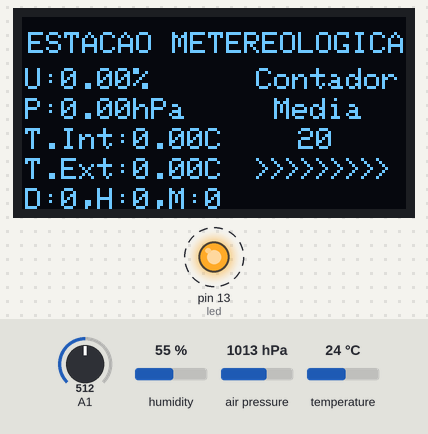
The program below on a simulated Arduino Nano, built with avr-gcc and run on an emulated ATmega328P. On the bench: 128×64 one-colour display, output pins drawn as LEDs (lit = HIGH). Dashed ring = blinking. Inputs (shaded band) come from the test bench; at power-on: humidity 55 %, A1 = 512, air pressure 1013 hPa, temperature 24 °C.

Above: at 0.93 s.
1.3 s: humidity set to 22 %
At 2.74 s:
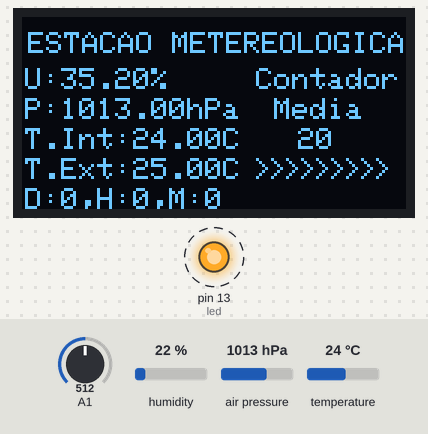
4.3 s: A1 set to 306
At 5.46 s:
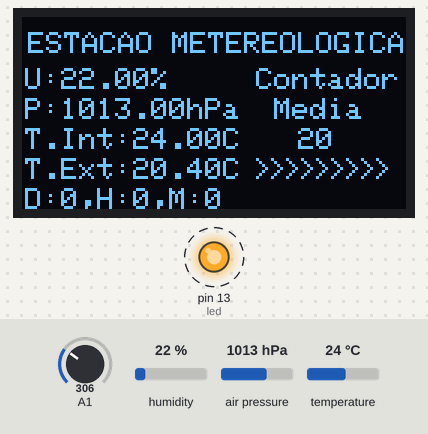
7.3 s: air pressure set to 952 hPa
At 9.07 s:
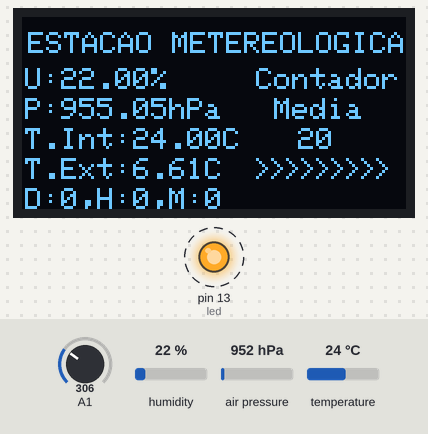
9.7 s: A1 set to 50
At 10.87 s:
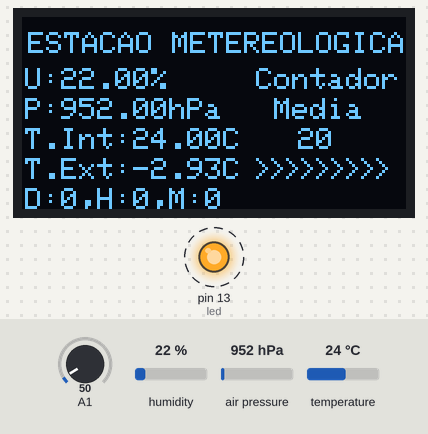
12.7 s: temperature set to 12 °C
At 14.48 s:
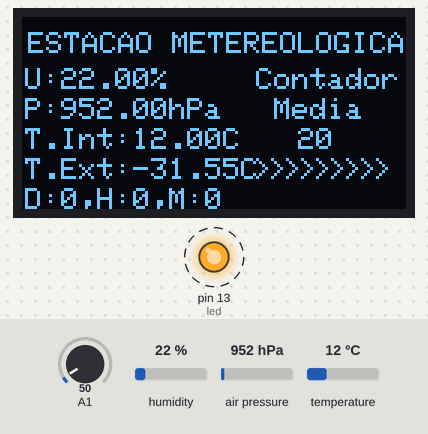
Timing chart, 0 to 19.1 s (numbered marks = the images above; inputs shaded):
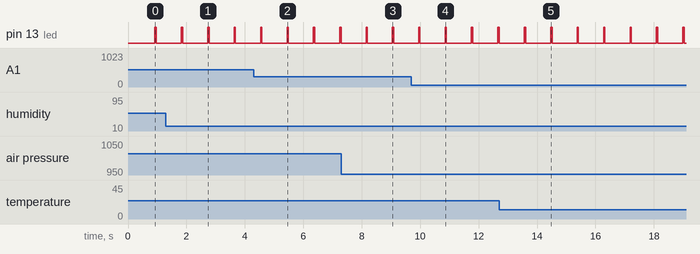

The program:

main.cpp
```cpp
#include <Arduino.h>
#include <Adafruit_Sensor.h>
#include <Adafruit_BME280.h>
#include <SPI.h>
#include <Wire.h>
#include <Adafruit_GFX.h>
#include <Adafruit_SSD1306.h>
#include <math.h>
#include "myClassAndFunctions.h"

Adafruit_BME280 bme;
DadosTemporarios t;
FiltraNaN filtroNaN;
DadosSensores media;
OperadorMedia operacaoMedia;
DadosSensores *pMedia = &media;
OperadorMedia *pOperacaoMedia = &operacaoMedia;

void visor(DadosSensores *dadosMedia, Temporizador *dadosTempo, OperadorMedia *contador);

double getTemp(int sensor);

void servidorDados(int bytesRecebidos, DadosSensores *dadosMedia);

const int led = 13;
const int sensorK10 = 1;
int bytesRecebidos;

void setup() {
  pinMode(led, OUTPUT);
  pinMode(sensorK10, INPUT);
  Serial.begin(9600);
  display.begin(SSD1306_SWITCHCAPVCC, 0x3c);
  bme.begin(0x76);
  display.clearDisplay();
}

void hardWorker() {
  static unsigned long tempoCorrente = millis();
  static DadosSensores soma;
  static Temporizador tempo;
  Temporizador *pTempo = &tempo;
  tempo.minuto = millis() / tempo._60MIL_MILISEGUNDOS;
  tempo.hora = tempo.minuto / tempo._60_MINUTOS;
  tempo.dia = tempo.hora / tempo._24_HORAS;

  if ((millis() - tempoCorrente) < 1000) {
    visor(pMedia, pTempo, pOperacaoMedia);
  }
  if ((millis() - tempoCorrente) > 1000) {
    tempoCorrente = millis();
  }

  if (operacaoMedia.contador < operacaoMedia.divisor) {
    soma.umidade += filtroNaN.umi_NaN(bme.readHumidity(), t.pt_U);
    soma.pressao += filtroNaN.press_NaN((bme.readPressure() / 100.0F), t.pt_P);
    soma.tempInterna += filtroNaN.temp_NaN(bme.readTemperature(), t.pt_T);
    soma.tempExterna += filtroNaN.t10k_NaN(getTemp(sensorK10), t.pt_10);
    operacaoMedia.contador++;
    digitalWrite(led, 0);
  }
  else {
    media.umidade = operacaoMedia.calcularMedia(soma.umidade);
    media.pressao = operacaoMedia.calcularMedia(soma.pressao);
    media.tempInterna = operacaoMedia.calcularMedia(soma.tempInterna);
    media.tempExterna = operacaoMedia.calcularMedia(soma.tempExterna);
    operacaoMedia.contador = 0;
    soma.umidade = soma.pressao = soma.tempInterna = soma.tempExterna = 0;
    digitalWrite(led, 1);
  }
}

void loop() {
  hardWorker();
  servidorDados(bytesRecebidos, pMedia);
}
```

myClassAndFunctions.h
```cpp
#ifndef BIBLIOTECA_PADRAO_ESTACAO
#define BIBLIOTECA_PADRAO_ESTACAO

#include <Arduino.h>
#include <math.h>
#include <Adafruit_SSD1306.h>
#include <SPI.h>
#include <Wire.h>
#include <Adafruit_GFX.h>

#define SCREEN_WIDTH 128 // Oled display width(largura), in pixels
#define SCREEN_HEIGHT 64 // Oled display height(altura), in pixels
#define Oled_RESET     -1 // Reset pin # (or -1 if sharing Arduino reset pin)

Adafruit_SSD1306 display(SCREEN_WIDTH, SCREEN_HEIGHT, &Wire, Oled_RESET);

class OperadorMedia;
class Temporizador;
class DadosSensores;
class DadosTemporarios;
class FiltraNaN;

class OperadorMedia{
  public:
  int contador = 0;
  const double divisor = 20;
  double mediaCalculada;

  double calcularMedia(double soma){
    mediaCalculada = soma / divisor;
    return mediaCalculada;
  }
};

class Temporizador{
  public:
  const unsigned long _60MIL_MILISEGUNDOS = 60000;
  const unsigned long _60_MINUTOS = 60;
  const unsigned long _24_HORAS = 24;
  unsigned long dia = 0;
  unsigned long hora = 0;
  unsigned long minuto = 0;
};

class DadosSensores{
  public:
  double umidade;
  double pressao;
  double tempInterna;
  double tempExterna;
};

class DadosTemporarios{
  private:
  double t_Umi;
  double t_Temp;
  double t_Press;
  double t_10k;

  public:
  double *pt_U = &t_Umi;
  double *pt_T = &t_Temp;
  double *pt_P = &t_Temp;
  double *pt_10 = &t_10k;

};

class FiltraNaN{
  private:
  double _Umidade;
  double _TempInterna;
  double _Press;
  double _TempExterna;
  int contador;
  int numeroDeVoltas = 1000;

  public:
  double umi_NaN (double umidade, double *pUmidade) {
    _Umidade = umidade;
    if (!isnan(_Umidade)) {
      *pUmidade = _Umidade;
    }
    contador = 0;
    while (isnan(_Umidade) && contador < numeroDeVoltas){
      _Umidade = umidade;
      contador ++;
    }
    return (contador == numeroDeVoltas) ? *pUmidade : _Umidade;
  }

  double temp_NaN (double tempInterna, double *pTempInterna) {
    _TempInterna = tempInterna;
    if (!isnan(_TempInterna)) {
      *pTempInterna = _TempInterna;
    }
    contador = 0;
    while (isnan(_TempInterna) && contador < numeroDeVoltas) {
      _TempInterna = tempInterna;
      contador++;
    }
    return (contador == numeroDeVoltas) ? *pTempInterna : _TempInterna;
  }
  double press_NaN (double press, double *pPressao) {
    _Press = press;
    if (!isnan(_Press)) {
      *pPressao = _Press;
    }
    contador = 0;
    while (isnan(_Press) && contador < numeroDeVoltas) {
      _Press = press;
      contador++;
    }
    return (contador == numeroDeVoltas) ? *pPressao : _Press;
  }

  double t10k_NaN(double tempExterna, double *pTempExterna) {
    _TempExterna = tempExterna;
    if (!isnan(_TempExterna)) {
      *pTempExterna = _TempExterna;
    }
    contador = 0;
    while (isnan(_TempExterna) && contador < numeroDeVoltas) {
      _TempExterna = tempExterna;
      contador++;
    }
    return (contador == numeroDeVoltas) ? *pTempExterna : _TempExterna;
  }
};

double getTemp(int sensor);

void servidorDados(int bytesRecebidos, DadosSensores *dadosMedia);

void visor(DadosSensores *dadosMedia, Temporizador *dadosTempo, OperadorMedia *contador);

double getTemp(int sensor) {

  int RawADC = analogRead(sensor);
  long Resistance;
  double Temp;
  Resistance=((10240000/RawADC) - 10000);
  Temp = log(Resistance);
  Temp = 1 / (0.001129148 + (0.000234125 * Temp) + (0.0000000876741 * Temp * Temp * Temp));
  Temp = Temp - 273.15;  // Convert Kelvin to Celsius
  return Temp;
}

void servidorDados(int bytesRecebidos, DadosSensores *dadosMedia) {
  if (Serial.available()){
    bytesRecebidos = Serial.read();

    if (bytesRecebidos == 'u'){
      Serial.print("u ");
      Serial.println(dadosMedia->umidade, 2);
    }
    if (bytesRecebidos == 'p'){
      Serial.print("p ");
      Serial.println(dadosMedia->pressao, 2);
    }
    if (bytesRecebidos == '1'){
      Serial.print("1 ");
      Serial.println(dadosMedia->tempInterna, 2);
    }
    if (bytesRecebidos == '2'){
      Serial.print("2 ");
      Serial.println(dadosMedia->tempExterna, 2);
    }
  }
}

void barraProgressoVisor(float qtdPontosBarra, int contadorCorrente, int totalContador){
  int cursorEixoX = 77;
  int pontoBarraInteiro;
  float pontoBarraFloat = contadorCorrente / (totalContador / qtdPontosBarra);
  pontoBarraInteiro = pontoBarraFloat;
  for (int i = 0; i < pontoBarraInteiro; i++){
    display.setCursor((cursorEixoX), 47);
    display.print(">");
    cursorEixoX += 5;
  }
}

void visor(DadosSensores *dadosMedia, Temporizador *dadosTempo, OperadorMedia *contador) {
  display.invertDisplay(0);
  display.setTextSize(1);
  display.setTextColor(WHITE);

  display.setCursor(2, 5);
  display.println("ESTACAO METEREOLOGICA");

  display.setCursor(1, 17);
  display.print("U:");
  display.print(dadosMedia->umidade);
  display.println("%");

  display.setCursor(1, 27);
  display.print("P:");
  display.print(dadosMedia->pressao);
  display.println("hPa");

  display.setCursor(1, 37);
  display.print("T.Int:");
  display.print(dadosMedia->tempInterna);
  display.println("C");

  display.setCursor(1, 47);
  display.print("T.Ext:");
  display.print(dadosMedia->tempExterna);
  display.println("C");

  display.setCursor(1, 57);
  display.print("D:");
  display.print(dadosTempo->dia);
  display.print(",H:");
  display.print(dadosTempo->hora);
  display.print(",M:");
  display.println(dadosTempo->minuto);

  display.setCursor(78, 17);
  display.print("Contador");
  display.setCursor(84, 27);
  display.print("Media");
  display.setCursor(92, 37);
  if (contador->contador != contador->divisor){
    display.print(contador->contador + 1);
  }
  barraProgressoVisor(10.0, contador->contador, contador->divisor);
  display.display();
  display.clearDisplay();
}
#endif
```

Measured:
- by itself, pin 13 (led): alternates HIGH for 0.04 s and LOW for 0.86 s
